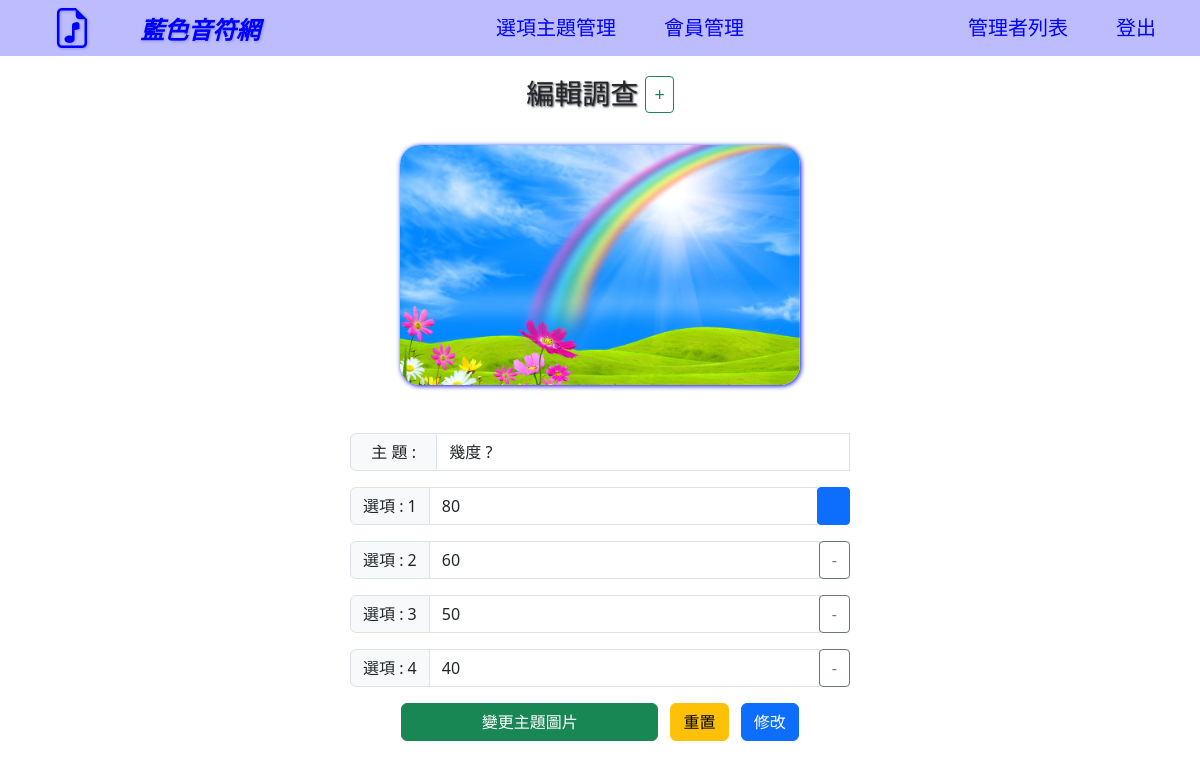
Page /admin_center.php?do=survey_edit&id=7 (signed in) on the earlier database version.
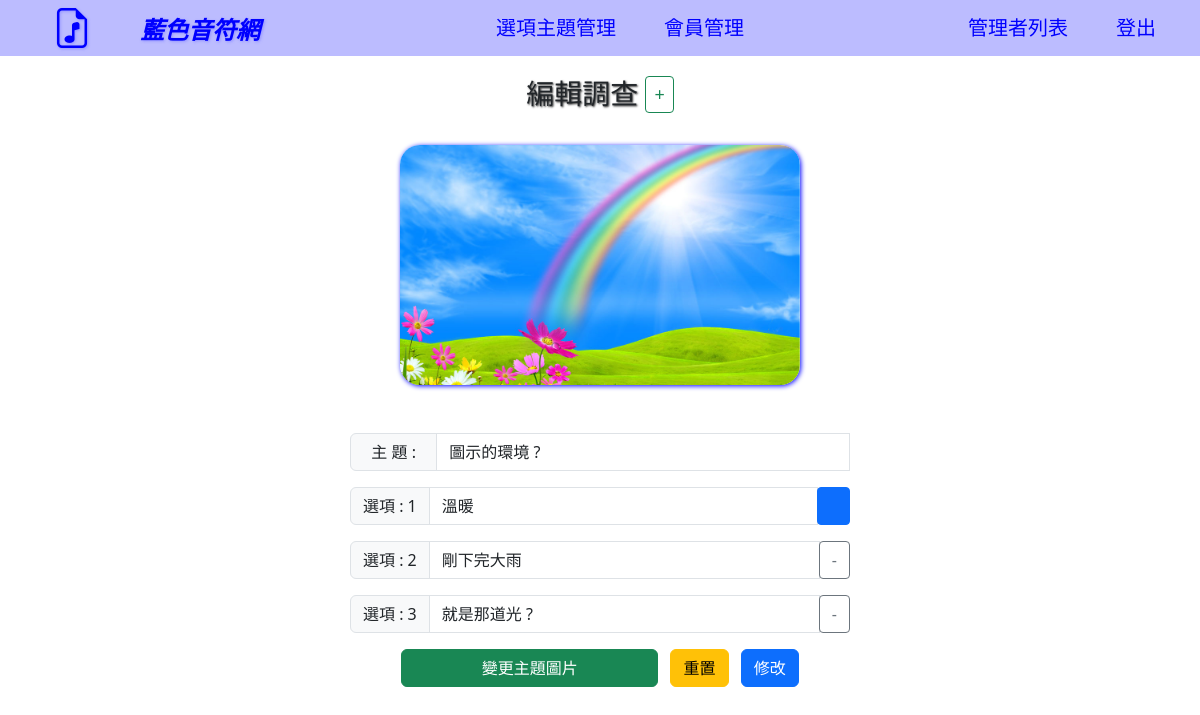
Same page on the later database version.
### tables this page shows
CREATE TABLE `survey_subject_hw` (
  `id` int(12) UNSIGNED NOT NULL,
  `img` varchar(64) NOT NULL,
  `subject` text NOT NULL,
  `type` varchar(100) NOT NULL,
  `acive` tinyint(1) NOT NULL,
  `level` tinyint(1) NOT NULL,
  `vote` int(12) UNSIGNED NOT NULL,
  `created_at` timestamp NOT NULL DEFAULT current_timestamp(),
  `updated_at` timestamp NOT NULL DEFAULT current_timestamp() ON UPDATE current_timestamp()
);

CREATE TABLE `survey_options_hw` (
  `id` int(12) NOT NULL,
  `subject_id` int(12) UNSIGNED NOT NULL,
  `opt` text NOT NULL,
  `vote` int(12) UNSIGNED NOT NULL,
  `creaded_at` timestamp NOT NULL DEFAULT current_timestamp(),
  `updated_at` timestamp NOT NULL DEFAULT current_timestamp() ON UPDATE current_timestamp()
);

### db/base.php (called while the page is built, shortened)
<?php
class DB
{
    protected $table;
       protected $dsn="mysql:host=localhost;charset=utf8;dbname=opinion";
    protected $pdo;
    function __construct($table)
    {
        $this->pdo = new PDO($this->dsn,'root','');
        $this->table = $table;
    }
    private function arrayToSqlArray($array){
        foreach ($array as $key => $value) {
            $tmp[] = "`$key`='$value'";
        }
        return $tmp;
    }
    function all(...$arg){
        $sql = "select * from $this->table ";
        if(isset($arg[0])){
            if(is_array($arg[0])){
                $tmp = $this->arrayToSqlArray($arg[0]);
                $sql .= " where " .join(" && ",$tmp);
            }else{
                $sql .= $arg[0];
            }
        }
        return $this->pdo->query($sql)->fetchAll(PDO::FETCH_ASSOC);
    }
    function find($id){
        $sql = "select * from $this->table where ";
        if(is_array($id)){
            $tmp = $this->arrayToSqlArray($id);
            $sql .= join(" && ",$tmp);
        }else{
            $sql .= " `id`=$id";
        }
        return $this->pdo->query($sql)->fetch(PDO::FETCH_ASSOC);
    }
}
function is_image($type){
    switch($type){
        case "image/gif";
        case "image/jpeg";
        case "image/png";
            return true;
        break;
    }
}
$subject = new DB("survey_subject_hw");
$options= new DB("survey_options_hw");

### back/survey_edit.php (the view, shortened to what this page needs)
<?php
if (isset($_GET['id'])) {
    $img = $subject->find(['id' => $_GET['id']]);
    $opts = $options->all(['subject_id' => $_GET['id']]);
} else {
    to("./admin_center.php?do=survey&error=請指定項目編輯");
}
?>
<h3>編輯調查 <button id="optionAdd" class="btn btn-outline-success btn-sm add" data-toggle="tooltip" data-placement="top" title="增加選項">+</button></h3>
<div class="img">
    <div>
        <?php
        if (!empty($_GET['id'])) {
            if (is_image($img['type'])) {
        ?>
                <img src="./upload/<?= $img['img'] ?>" alt="">
            <?php } else {
                $icon = dummy_icon($img['type']);
            ?>
                <img src="./material/<?= $icon ?>" class="ii" style="width: 144px;" alt="">
        <?php }
        } ?>
    </div>
</div>
<form action="./api/survey_edit.php" method="post" class="col-5 mx-auto  flex-wrap justify-content-center">
    <div class="input-group mb-3">
        <label class=" input-group-text ">&nbsp; 主 題 : &nbsp; </label>
        <input type="text" name="subject" value="<?= $img['subject'] ?>" class="form-control ">
    </div>
    <div>
        <?php
        foreach ($opts as $idx => $opt) {
        ?>
            <div class="input-group mb-3 col-8" id="opts">
                <label class=" input-group-text ">選項 :&nbsp;<span><?= $idx + 1; ?></span></label>
                <input type="text" name="opt[]" value="<?= $opt['opt'] ?>" class="form-control">
                <?php
                if ($idx == 0) {
                ?>
                    <a href="#" class="btn btn-primary" role="button" style='border-radius:4px;width:33.14px;'></a>
                <?php } else { ?>
                    <a href="./api/survey_opt_del.php?id=<?= $opt['id'] ?>" class="btn btn-outline-secondary" role="button" style='border-radius:4px;'>-</a>
                <?php } ?>
            </div>
        <?php } ?>
    </div>
    <div class="text-center col-12 mt-3">
        <input class="btn btn-success mx-1" onclick="op('#cover','#cvr','./modal/renew.php?imgId=<?= $img['id']; ?>')" value="變更主題圖片">
        <input class="btn btn-warning mx-1" type="reset" value="重置">
        <input class="btn btn-primary mx-1" type="submit" value="修改">
    </div>
</form>

Differences in the rows shown:
removed survey_options_hw: opt "50"
no longer on this page (row edited): survey_options_hw: opt "40"
changed survey_subject_hw: subject "幾度 ?" → "圖示的環境 ?"
now on this page (row edited): survey_options_hw: opt "溫暖"
changed survey_options_hw: opt "80" → "剛下完大雨"; now shows "-"
changed survey_options_hw: opt "60" → "就是那道光 ?"
